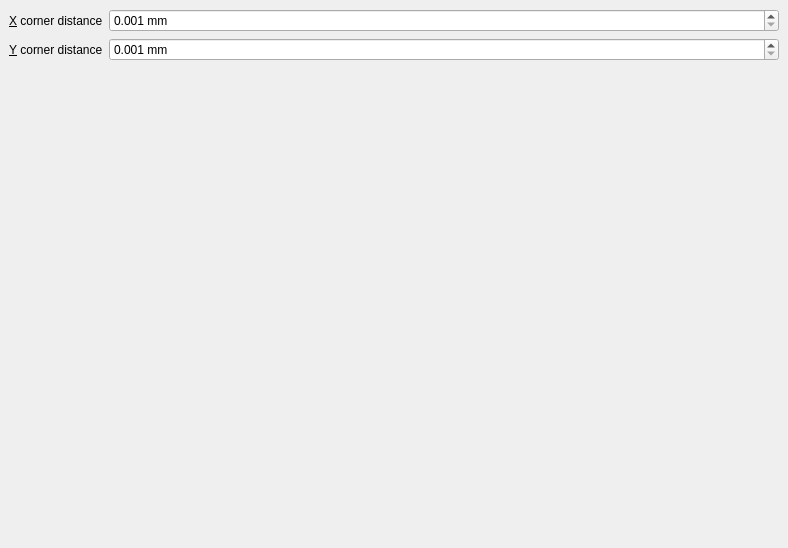
<?xml version="1.0" encoding="UTF-8"?>
<ui version="4.0">
 <class>ccs::main::CalibrationDataDockWidget</class>
 <widget class="QDockWidget" name="ccs::main::CalibrationDataDockWidget">
  <property name="geometry">
   <rect>
    <x>0</x>
    <y>0</y>
    <width>788</width>
    <height>548</height>
   </rect>
  </property>
  <widget class="QStackedWidget" name="dockWidgetContents">
   <property name="currentIndex">
    <number>2</number>
   </property>
   <widget class="QWidget" name="noParametersPage">
    <layout class="QVBoxLayout" name="verticalLayout">
     <item>
      <widget class="QLabel" name="label">
       <property name="font">
        <font>
         <italic>true</italic>
        </font>
       </property>
       <property name="text">
        <string>No configurable parameters for the current selection</string>
       </property>
       <property name="wordWrap">
        <bool>true</bool>
       </property>
      </widget>
     </item>
     <item>
      <spacer name="verticalSpacer">
       <property name="orientation">
        <enum>Qt::Vertical</enum>
       </property>
       <property name="sizeHint" stdset="0">
        <size>
         <width>20</width>
         <height>40</height>
        </size>
       </property>
      </spacer>
     </item>
    </layout>
   </widget>
   <widget class="QScrollArea" name="sensorParametersPage">
    <property name="sizePolicy">
     <sizepolicy hsizetype="MinimumExpanding" vsizetype="Ignored">
      <horstretch>0</horstretch>
      <verstretch>0</verstretch>
     </sizepolicy>
    </property>
    <property name="frameShape">
     <enum>QFrame::NoFrame</enum>
    </property>
    <property name="widgetResizable">
     <bool>true</bool>
    </property>
    <widget class="QWidget" name="scrollAreaWidgetContents">
     <property name="geometry">
      <rect>
       <x>0</x>
       <y>0</y>
       <width>764</width>
       <height>585</height>
      </rect>
     </property>
     <layout class="QVBoxLayout" name="parametersLayout">
      <item>
       <widget class="QGroupBox" name="groupBox">
        <property name="sizePolicy">
         <sizepolicy hsizetype="Minimum" vsizetype="Minimum">
          <horstretch>0</horstretch>
          <verstretch>0</verstretch>
         </sizepolicy>
        </property>
        <property name="title">
         <string>Focal length/principal point</string>
        </property>
        <layout class="QGridLayout" name="gridLayout_2">
         <item row="0" column="0">
          <widget class="QLabel" name="label_6">
           <property name="text">
            <string>f&amp;x=</string>
           </property>
           <property name="alignment">
            <set>Qt::AlignRight|Qt::AlignTrailing|Qt::AlignVCenter</set>
           </property>
           <property name="buddy">
            <cstring>fxLineEdit</cstring>
           </property>
          </widget>
         </item>
         <item row="0" column="1">
          <widget class="QLineEdit" name="fxLineEdit">
           <property name="maximumSize">
            <size>
             <width>150</width>
             <height>16777215</height>
            </size>
           </property>
           <property name="frame">
            <bool>false</bool>
           </property>
          </widget>
         </item>
         <item row="0" column="2">
          <widget class="QLabel" name="label_7">
           <property name="sizePolicy">
            <sizepolicy hsizetype="MinimumExpanding" vsizetype="Preferred">
             <horstretch>0</horstretch>
             <verstretch>0</verstretch>
            </sizepolicy>
           </property>
           <property name="text">
            <string>f&amp;y=</string>
           </property>
           <property name="alignment">
            <set>Qt::AlignRight|Qt::AlignTrailing|Qt::AlignVCenter</set>
           </property>
           <property name="buddy">
            <cstring>fyLineEdit</cstring>
           </property>
          </widget>
         </item>
         <item row="0" column="3">
          <widget class="QLineEdit" name="fyLineEdit">
           <property name="maximumSize">
            <size>
             <width>150</width>
             <height>16777215</height>
            </size>
           </property>
           <property name="frame">
            <bool>false</bool>
           </property>
           <property name="placeholderText">
            <string>fx</string>
           </property>
           <property name="clearButtonEnabled">
            <bool>true</bool>
           </property>
          </widget>
         </item>
         <item row="1" column="1">
          <widget class="QLineEdit" name="cxLineEdit">
           <property name="maximumSize">
            <size>
             <width>150</width>
             <height>16777215</height>
            </size>
           </property>
           <property name="frame">
            <bool>false</bool>
           </property>
           <property name="placeholderText">
            <string>W/2</string>
           </property>
           <property name="clearButtonEnabled">
            <bool>true</bool>
           </property>
          </widget>
         </item>
         <item row="1" column="3">
          <widget class="QLineEdit" name="cyLineEdit">
           <property name="maximumSize">
            <size>
             <width>150</width>
             <height>16777215</height>
            </size>
           </property>
           <property name="frame">
            <bool>false</bool>
           </property>
           <property name="placeholderText">
            <string>H/2</string>
           </property>
           <property name="clearButtonEnabled">
            <bool>true</bool>
           </property>
          </widget>
         </item>
         <item row="1" column="2">
          <widget class="QLabel" name="label_8">
           <property name="text">
            <string>cy=</string>
           </property>
           <property name="alignment">
            <set>Qt::AlignRight|Qt::AlignTrailing|Qt::AlignVCenter</set>
           </property>
           <property name="buddy">
            <cstring>cyLineEdit</cstring>
           </property>
          </widget>
         </item>
         <item row="1" column="0">
          <widget class="QLabel" name="label_9">
           <property name="text">
            <string>cx=</string>
           </property>
           <property name="alignment">
            <set>Qt::AlignRight|Qt::AlignTrailing|Qt::AlignVCenter</set>
           </property>
           <property name="buddy">
            <cstring>cxLineEdit</cstring>
           </property>
          </widget>
         </item>
        </layout>
       </widget>
      </item>
      <item>
       <widget class="QGroupBox" name="groupBox_2">
        <property name="sizePolicy">
         <sizepolicy hsizetype="Minimum" vsizetype="Minimum">
          <horstretch>0</horstretch>
          <verstretch>0</verstretch>
         </sizepolicy>
        </property>
        <property name="title">
         <string>Lens distortion</string>
        </property>
        <layout class="QGridLayout" name="gridLayout">
         <item row="6" column="5">
          <widget class="QLineEdit" name="k6LineEdit">
           <property name="maximumSize">
            <size>
             <width>150</width>
             <height>16777215</height>
            </size>
           </property>
           <property name="frame">
            <bool>false</bool>
           </property>
           <property name="placeholderText">
            <string>0</string>
           </property>
           <property name="clearButtonEnabled">
            <bool>true</bool>
           </property>
          </widget>
         </item>
         <item row="4" column="1">
          <widget class="QLineEdit" name="k1LineEdit">
           <property name="maximumSize">
            <size>
             <width>150</width>
             <height>16777215</height>
            </size>
           </property>
           <property name="frame">
            <bool>false</bool>
           </property>
           <property name="placeholderText">
            <string>0</string>
           </property>
           <property name="clearButtonEnabled">
            <bool>true</bool>
           </property>
          </widget>
         </item>
         <item row="1" column="0">
          <widget class="QLabel" name="label_16">
           <property name="text">
            <string>p&amp;1=</string>
           </property>
           <property name="alignment">
            <set>Qt::AlignRight|Qt::AlignTrailing|Qt::AlignVCenter</set>
           </property>
           <property name="buddy">
            <cstring>p1LineEdit</cstring>
           </property>
          </widget>
         </item>
         <item row="6" column="2">
          <widget class="QLabel" name="label_14">
           <property name="text">
            <string>k&amp;5=</string>
           </property>
           <property name="alignment">
            <set>Qt::AlignRight|Qt::AlignTrailing|Qt::AlignVCenter</set>
           </property>
           <property name="buddy">
            <cstring>k5LineEdit</cstring>
           </property>
          </widget>
         </item>
         <item row="4" column="2">
          <widget class="QLabel" name="label_10">
           <property name="text">
            <string>&amp;k2=</string>
           </property>
           <property name="alignment">
            <set>Qt::AlignRight|Qt::AlignTrailing|Qt::AlignVCenter</set>
           </property>
           <property name="buddy">
            <cstring>k2LineEdit</cstring>
           </property>
          </widget>
         </item>
         <item row="6" column="1">
          <widget class="QLineEdit" name="k4LineEdit">
           <property name="maximumSize">
            <size>
             <width>150</width>
             <height>16777215</height>
            </size>
           </property>
           <property name="frame">
            <bool>false</bool>
           </property>
           <property name="placeholderText">
            <string>0</string>
           </property>
           <property name="clearButtonEnabled">
            <bool>true</bool>
           </property>
          </widget>
         </item>
         <item row="6" column="0">
          <widget class="QLabel" name="label_15">
           <property name="text">
            <string>k&amp;4=</string>
           </property>
           <property name="alignment">
            <set>Qt::AlignRight|Qt::AlignTrailing|Qt::AlignVCenter</set>
           </property>
           <property name="buddy">
            <cstring>k4LineEdit</cstring>
           </property>
          </widget>
         </item>
         <item row="4" column="5">
          <widget class="QLineEdit" name="k3LineEdit">
           <property name="maximumSize">
            <size>
             <width>150</width>
             <height>16777215</height>
            </size>
           </property>
           <property name="frame">
            <bool>false</bool>
           </property>
           <property name="placeholderText">
            <string>0</string>
           </property>
           <property name="clearButtonEnabled">
            <bool>true</bool>
           </property>
          </widget>
         </item>
         <item row="1" column="1">
          <widget class="QLineEdit" name="p1LineEdit">
           <property name="maximumSize">
            <size>
             <width>150</width>
             <height>16777215</height>
            </size>
           </property>
           <property name="frame">
            <bool>false</bool>
           </property>
           <property name="placeholderText">
            <string>0</string>
           </property>
           <property name="clearButtonEnabled">
            <bool>true</bool>
           </property>
          </widget>
         </item>
         <item row="4" column="0">
          <widget class="QLabel" name="label_11">
           <property name="text">
            <string>k1=</string>
           </property>
           <property name="alignment">
            <set>Qt::AlignRight|Qt::AlignTrailing|Qt::AlignVCenter</set>
           </property>
           <property name="buddy">
            <cstring>k1LineEdit</cstring>
           </property>
          </widget>
         </item>
         <item row="6" column="4">
          <widget class="QLabel" name="label_13">
           <property name="text">
            <string>k&amp;6=</string>
           </property>
           <property name="alignment">
            <set>Qt::AlignRight|Qt::AlignTrailing|Qt::AlignVCenter</set>
           </property>
           <property name="buddy">
            <cstring>k6LineEdit</cstring>
           </property>
          </widget>
         </item>
         <item row="4" column="3">
          <widget class="QLineEdit" name="k2LineEdit">
           <property name="maximumSize">
            <size>
             <width>150</width>
             <height>16777215</height>
            </size>
           </property>
           <property name="frame">
            <bool>false</bool>
           </property>
           <property name="placeholderText">
            <string>0</string>
           </property>
           <property name="clearButtonEnabled">
            <bool>true</bool>
           </property>
          </widget>
         </item>
         <item row="6" column="3">
          <widget class="QLineEdit" name="k5LineEdit">
           <property name="maximumSize">
            <size>
             <width>150</width>
             <height>16777215</height>
            </size>
           </property>
           <property name="frame">
            <bool>false</bool>
           </property>
           <property name="placeholderText">
            <string>0</string>
           </property>
           <property name="clearButtonEnabled">
            <bool>true</bool>
           </property>
          </widget>
         </item>
         <item row="1" column="3">
          <widget class="QLineEdit" name="p2LineEdit">
           <property name="maximumSize">
            <size>
             <width>150</width>
             <height>16777215</height>
            </size>
           </property>
           <property name="frame">
            <bool>false</bool>
           </property>
           <property name="placeholderText">
            <string>0</string>
           </property>
           <property name="clearButtonEnabled">
            <bool>true</bool>
           </property>
          </widget>
         </item>
         <item row="4" column="4">
          <widget class="QLabel" name="label_12">
           <property name="sizePolicy">
            <sizepolicy hsizetype="MinimumExpanding" vsizetype="Preferred">
             <horstretch>0</horstretch>
             <verstretch>0</verstretch>
            </sizepolicy>
           </property>
           <property name="text">
            <string>k&amp;3=</string>
           </property>
           <property name="alignment">
            <set>Qt::AlignRight|Qt::AlignTrailing|Qt::AlignVCenter</set>
           </property>
           <property name="buddy">
            <cstring>k3LineEdit</cstring>
           </property>
          </widget>
         </item>
         <item row="1" column="2">
          <widget class="QLabel" name="label_17">
           <property name="sizePolicy">
            <sizepolicy hsizetype="MinimumExpanding" vsizetype="Preferred">
             <horstretch>0</horstretch>
             <verstretch>0</verstretch>
            </sizepolicy>
           </property>
           <property name="text">
            <string>p&amp;2=</string>
           </property>
           <property name="alignment">
            <set>Qt::AlignRight|Qt::AlignTrailing|Qt::AlignVCenter</set>
           </property>
           <property name="buddy">
            <cstring>p2LineEdit</cstring>
           </property>
          </widget>
         </item>
        </layout>
       </widget>
      </item>
      <item>
       <widget class="QGroupBox" name="groupBox_3">
        <property name="sizePolicy">
         <sizepolicy hsizetype="Minimum" vsizetype="Minimum">
          <horstretch>0</horstretch>
          <verstretch>0</verstretch>
         </sizepolicy>
        </property>
        <property name="title">
         <string>Undistorted image size/camera matrix</string>
        </property>
        <layout class="QGridLayout" name="gridLayout_2">
         <item row="1" column="0">
          <widget class="QLabel" name="label_19">
           <property name="text">
            <string>f&amp;x'=</string>
           </property>
           <property name="alignment">
            <set>Qt::AlignRight|Qt::AlignTrailing|Qt::AlignVCenter</set>
           </property>
           <property name="buddy">
            <cstring>finalFxLineEdit</cstring>
           </property>
          </widget>
         </item>
         <item row="1" column="1">
          <widget class="QLineEdit" name="finalFxLineEdit">
           <property name="maximumSize">
            <size>
             <width>150</width>
             <height>16777215</height>
            </size>
           </property>
           <property name="frame">
            <bool>false</bool>
           </property>
           <property name="placeholderText">
            <string>fx</string>
           </property>
           <property name="clearButtonEnabled">
            <bool>true</bool>
           </property>
          </widget>
         </item>
         <item row="0" column="3">
          <widget class="QLineEdit" name="finalHeightLineEdit">
           <property name="maximumSize">
            <size>
             <width>150</width>
             <height>16777215</height>
            </size>
           </property>
           <property name="frame">
            <bool>false</bool>
           </property>
           <property name="placeholderText">
            <string>H</string>
           </property>
           <property name="clearButtonEnabled">
            <bool>true</bool>
           </property>
          </widget>
         </item>
         <item row="0" column="1">
          <widget class="QLineEdit" name="finalWidthLineEdit">
           <property name="maximumSize">
            <size>
             <width>150</width>
             <height>16777215</height>
            </size>
           </property>
           <property name="frame">
            <bool>false</bool>
           </property>
           <property name="placeholderText">
            <string>W</string>
           </property>
           <property name="clearButtonEnabled">
            <bool>true</bool>
           </property>
          </widget>
         </item>
         <item row="0" column="2">
          <widget class="QLabel" name="label_3">
           <property name="sizePolicy">
            <sizepolicy hsizetype="MinimumExpanding" vsizetype="Preferred">
             <horstretch>0</horstretch>
             <verstretch>0</verstretch>
            </sizepolicy>
           </property>
           <property name="text">
            <string>H'=</string>
           </property>
           <property name="alignment">
            <set>Qt::AlignRight|Qt::AlignTrailing|Qt::AlignVCenter</set>
           </property>
           <property name="buddy">
            <cstring>finalHeightLineEdit</cstring>
           </property>
          </widget>
         </item>
         <item row="2" column="1">
          <widget class="QLineEdit" name="finalCxLineEdit">
           <property name="maximumSize">
            <size>
             <width>150</width>
             <height>16777215</height>
            </size>
           </property>
           <property name="frame">
            <bool>false</bool>
           </property>
           <property name="placeholderText">
            <string>W'/2</string>
           </property>
           <property name="clearButtonEnabled">
            <bool>true</bool>
           </property>
          </widget>
         </item>
         <item row="2" column="3">
          <widget class="QLineEdit" name="finalCyLineEdit">
           <property name="maximumSize">
            <size>
             <width>150</width>
             <height>16777215</height>
            </size>
           </property>
           <property name="frame">
            <bool>false</bool>
           </property>
           <property name="placeholderText">
            <string>H'/2</string>
           </property>
           <property name="clearButtonEnabled">
            <bool>true</bool>
           </property>
          </widget>
         </item>
         <item row="2" column="2">
          <widget class="QLabel" name="label_4">
           <property name="text">
            <string>cy=</string>
           </property>
           <property name="alignment">
            <set>Qt::AlignRight|Qt::AlignTrailing|Qt::AlignVCenter</set>
           </property>
           <property name="buddy">
            <cstring>finalCyLineEdit</cstring>
           </property>
          </widget>
         </item>
         <item row="2" column="0">
          <widget class="QLabel" name="label_5">
           <property name="text">
            <string>cx=</string>
           </property>
           <property name="alignment">
            <set>Qt::AlignRight|Qt::AlignTrailing|Qt::AlignVCenter</set>
           </property>
           <property name="buddy">
            <cstring>finalCxLineEdit</cstring>
           </property>
          </widget>
         </item>
         <item row="0" column="0">
          <widget class="QLabel" name="label_2">
           <property name="text">
            <string>W'=</string>
           </property>
           <property name="alignment">
            <set>Qt::AlignRight|Qt::AlignTrailing|Qt::AlignVCenter</set>
           </property>
           <property name="buddy">
            <cstring>finalWidthLineEdit</cstring>
           </property>
          </widget>
         </item>
         <item row="1" column="2">
          <widget class="QLabel" name="label_20">
           <property name="sizePolicy">
            <sizepolicy hsizetype="MinimumExpanding" vsizetype="Preferred">
             <horstretch>0</horstretch>
             <verstretch>0</verstretch>
            </sizepolicy>
           </property>
           <property name="text">
            <string>f&amp;y=</string>
           </property>
           <property name="alignment">
            <set>Qt::AlignRight|Qt::AlignTrailing|Qt::AlignVCenter</set>
           </property>
           <property name="buddy">
            <cstring>finalFyLineEdit</cstring>
           </property>
          </widget>
         </item>
         <item row="1" column="3">
          <widget class="QLineEdit" name="finalFyLineEdit">
           <property name="maximumSize">
            <size>
             <width>150</width>
             <height>16777215</height>
            </size>
           </property>
           <property name="frame">
            <bool>false</bool>
           </property>
           <property name="placeholderText">
            <string>fy</string>
           </property>
           <property name="clearButtonEnabled">
            <bool>true</bool>
           </property>
          </widget>
         </item>
        </layout>
       </widget>
      </item>
      <item>
       <layout class="QGridLayout" name="gridLayout_3">
        <property name="spacing">
         <number>0</number>
        </property>
        <item row="3" column="0" colspan="3">
         <widget class="QLabel" name="label_18">
          <property name="text">
           <string>&lt;html&gt;&lt;head/&gt;&lt;body&gt;&lt;p&gt;&lt;a href=&quot;https://docs.opencv.org/2.4/modules/calib3d/doc/camera_calibration_and_3d_reconstruction.html&quot;&gt;&lt;span style=&quot; text-decoration: underline; color:#2980b9;&quot;&gt;Help / Show equations...&lt;/span&gt;&lt;/a&gt;&lt;/p&gt;&lt;/body&gt;&lt;/html&gt;</string>
          </property>
          <property name="textFormat">
           <enum>Qt::RichText</enum>
          </property>
          <property name="openExternalLinks">
           <bool>true</bool>
          </property>
         </widget>
        </item>
        <item row="0" column="1">
         <spacer name="verticalSpacer_2">
          <property name="orientation">
           <enum>Qt::Vertical</enum>
          </property>
          <property name="sizeHint" stdset="0">
           <size>
            <width>0</width>
            <height>0</height>
           </size>
          </property>
         </spacer>
        </item>
        <item row="1" column="2">
         <spacer name="horizontalSpacer_2">
          <property name="orientation">
           <enum>Qt::Horizontal</enum>
          </property>
          <property name="sizeHint" stdset="0">
           <size>
            <width>0</width>
            <height>0</height>
           </size>
          </property>
         </spacer>
        </item>
        <item row="2" column="1">
         <spacer name="verticalSpacer_3">
          <property name="orientation">
           <enum>Qt::Vertical</enum>
          </property>
          <property name="sizeHint" stdset="0">
           <size>
            <width>0</width>
            <height>0</height>
           </size>
          </property>
         </spacer>
        </item>
        <item row="1" column="1">
         <widget class="QPushButton" name="pushButton_2">
          <property name="text">
           <string>Estimate...</string>
          </property>
         </widget>
        </item>
       </layout>
      </item>
      <item>
       <widget class="QWidget" name="spacerWidget" native="true">
        <property name="sizePolicy">
         <sizepolicy hsizetype="Expanding" vsizetype="Expanding">
          <horstretch>1</horstretch>
          <verstretch>1</verstretch>
         </sizepolicy>
        </property>
       </widget>
      </item>
     </layout>
    </widget>
   </widget>
   <widget class="QWidget" name="patternParametersPage">
    <layout class="QFormLayout" name="formLayout">
     <property name="fieldGrowthPolicy">
      <enum>QFormLayout::AllNonFixedFieldsGrow</enum>
     </property>
     <item row="0" column="0">
      <widget class="QLabel" name="label_21">
       <property name="text">
        <string>&amp;X corner distance</string>
       </property>
       <property name="buddy">
        <cstring>cornerDistanceXDoubleSpinBox</cstring>
       </property>
      </widget>
     </item>
     <item row="0" column="1">
      <widget class="QDoubleSpinBox" name="cornerDistanceXDoubleSpinBox">
       <property name="suffix">
        <string> mm</string>
       </property>
       <property name="decimals">
        <number>3</number>
       </property>
       <property name="minimum">
        <double>0.001000000000000</double>
       </property>
       <property name="maximum">
        <double>10000.000000000000000</double>
       </property>
      </widget>
     </item>
     <item row="1" column="0">
      <widget class="QLabel" name="label_22">
       <property name="text">
        <string>&amp;Y corner distance</string>
       </property>
       <property name="buddy">
        <cstring>cornerDistanceYDoubleSpinBox</cstring>
       </property>
      </widget>
     </item>
     <item row="1" column="1">
      <widget class="QDoubleSpinBox" name="cornerDistanceYDoubleSpinBox">
       <property name="suffix">
        <string> mm</string>
       </property>
       <property name="decimals">
        <number>3</number>
       </property>
       <property name="minimum">
        <double>0.001000000000000</double>
       </property>
       <property name="maximum">
        <double>10000.000000000000000</double>
       </property>
      </widget>
     </item>
    </layout>
   </widget>
  </widget>
 </widget>
 <tabstops>
  <tabstop>fxLineEdit</tabstop>
  <tabstop>fyLineEdit</tabstop>
  <tabstop>cxLineEdit</tabstop>
  <tabstop>cyLineEdit</tabstop>
  <tabstop>p1LineEdit</tabstop>
  <tabstop>p2LineEdit</tabstop>
  <tabstop>k1LineEdit</tabstop>
  <tabstop>k2LineEdit</tabstop>
  <tabstop>k3LineEdit</tabstop>
  <tabstop>k4LineEdit</tabstop>
  <tabstop>k5LineEdit</tabstop>
  <tabstop>k6LineEdit</tabstop>
  <tabstop>finalWidthLineEdit</tabstop>
  <tabstop>finalHeightLineEdit</tabstop>
  <tabstop>finalFxLineEdit</tabstop>
  <tabstop>finalFyLineEdit</tabstop>
  <tabstop>finalCxLineEdit</tabstop>
  <tabstop>finalCyLineEdit</tabstop>
  <tabstop>pushButton_2</tabstop>
 </tabstops>
 <resources/>
 <connections/>
</ui>
